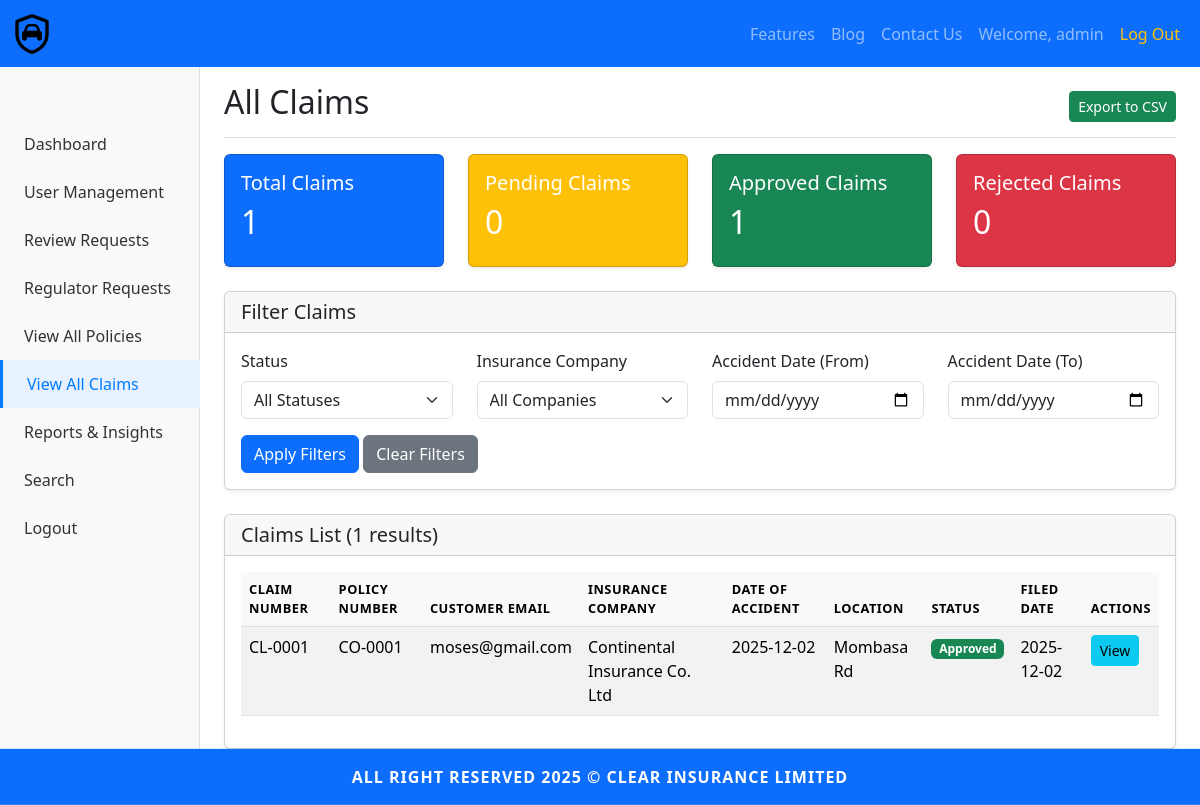
The page /admin/view-claims (signed in) on the database as committed earlier.
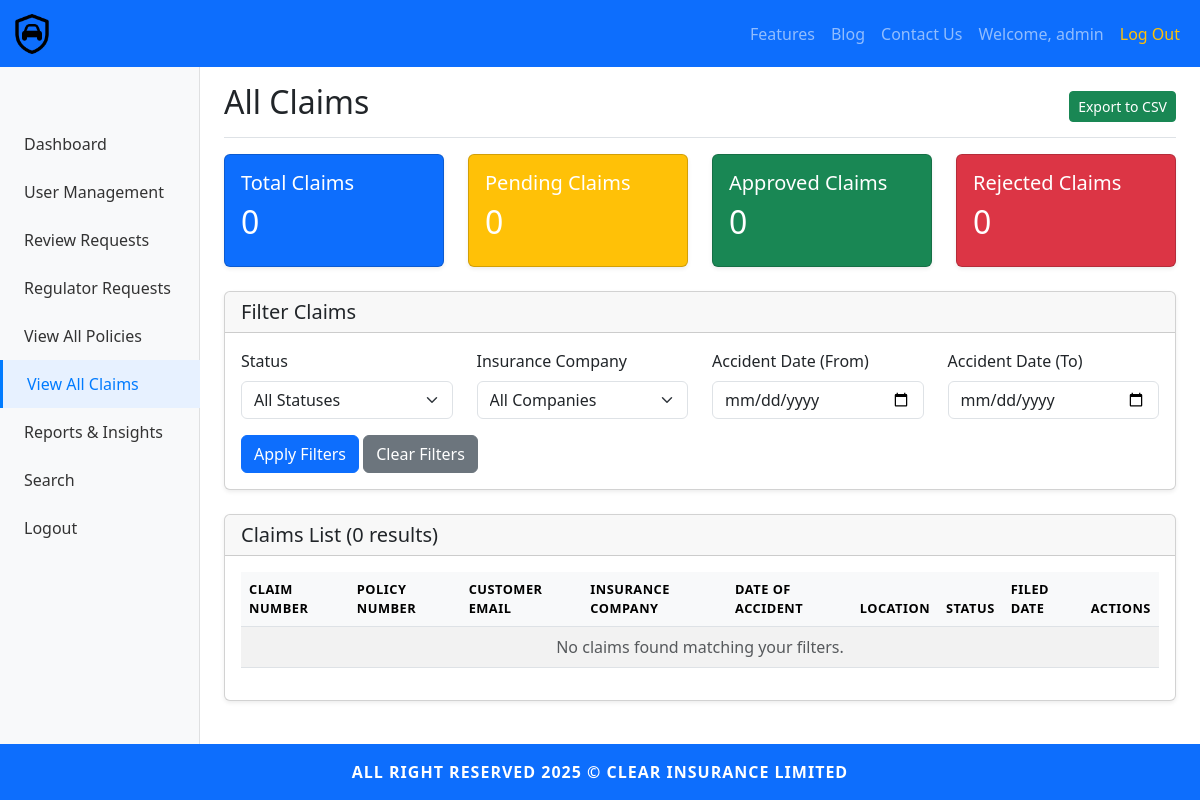
The same page on the database as committed later.
### models.py (models this page shows)
class Claim(db.Model):
	id = db.Column(db.Integer, primary_key=True)
	claim_number = db.Column(db.String(20), unique=True, nullable=False)
	policy_id = db.Column(db.Integer, db.ForeignKey('policy.id'), nullable=False)
	insurance_company_id = db.Column(db.Integer, db.ForeignKey('insurance_company.id'), nullable=False)
	accident_date = db.Column(db.Date, nullable=False)
	accident_time = db.Column(db.Time, nullable=False)
	accident_location = db.Column(db.String(500), nullable=False)
	accident_description = db.Column(db.Text, nullable=False)
	weather_conditions = db.Column(db.String(50), nullable=False)  # Clear, Rainy, Foggy, etc.
	police_report_number = db.Column(db.String(100), nullable=False)
	vehicle_towed = db.Column(db.Boolean, default=False, nullable=False)
	tow_location = db.Column(db.String(300))
	damage_insured_vehicle = db.Column(db.Text, nullable=False)
	damage_third_party = db.Column(db.Text)
	injuries_driver_passengers = db.Column(db.Text)
	injuries_third_parties = db.Column(db.Text)
	witness_name = db.Column(db.String(200))
	witness_contact = db.Column(db.String(20))
	witness_statement = db.Column(db.Text)
	status = db.Column(db.String(50), default='Pending', nullable=False)  # Pending, Under Review, Approved, Rejected
	created_by = db.Column(db.Integer, db.ForeignKey('insurer.id'), nullable=False)
	date_submitted = db.Column(db.DateTime, default=datetime.utcnow, nullable=False)
	last_updated = db.Column(db.DateTime, default=datetime.utcnow, onupdate=datetime.utcnow)
	reviewed_by = db.Column(db.Integer, db.ForeignKey('insurer.id'), nullable=True)
	review_date = db.Column(db.DateTime, nullable=True)
	review_notes = db.Column(db.Text, nullable=True)
	fraud_check_performed = db.Column(db.Boolean, default=False, nullable=False)
	fraud_check_date = db.Column(db.DateTime, nullable=True)
	fraud_check_result = db.Column(db.Text, nullable=True)
	fraud_risk_score = db.Column(db.Float, nullable=True)  # 0-100 score
	approved_by = db.Column(db.Integer, db.ForeignKey('insurer.id'), nullable=True)
	approval_date = db.Column(db.DateTime, nullable=True)
	rejection_reason = db.Column(db.Text, nullable=True)
	policy = db.relationship('Policy', backref='claims')
	insurance_company = db.relationship('InsuranceCompany', backref='claims')
	documents = db.relationship('ClaimDocument', backref='claim', cascade='all, delete-orphan')
	creator = db.relationship('Insurer', backref='claims_created', foreign_keys=[created_by])
	reviewer = db.relationship('Insurer', backref='claims_reviewed', foreign_keys=[reviewed_by])
	approver = db.relationship('Insurer', backref='claims_approved', foreign_keys=[approved_by])

class Policy(db.Model):
	id = db.Column(db.Integer, primary_key=True)
	policy_number = db.Column(db.String(50), unique=True, nullable=False)
	policy_type = db.Column(db.String(50), nullable=False)  # Comprehensive, Third-Party Only, Third-Party Fire & Theft
	effective_date = db.Column(db.Date, nullable=False)
	expiry_date = db.Column(db.Date, nullable=False)
	premium_amount = db.Column(db.Float, nullable=False)
	payment_mode = db.Column(db.String(50), nullable=False)
	insured_name = db.Column(db.String(200), nullable=False)
	national_id = db.Column(db.String(50), nullable=False)
	kra_pin = db.Column(db.String(50), nullable=True)
	date_of_birth = db.Column(db.Date, nullable=False)
	phone_number = db.Column(db.String(20), nullable=False)
	email_address = db.Column(db.String(150), nullable=False)
	postal_address = db.Column(db.Text, nullable=True)
	registration_number = db.Column(db.String(50), nullable=False)
	make_model = db.Column(db.String(150), nullable=False)
	year_of_manufacture = db.Column(db.Integer, nullable=False)
	chassis_number = db.Column(db.String(100), nullable=False)
	engine_number = db.Column(db.String(100), nullable=False)
	body_type = db.Column(db.String(50), nullable=False)
	color = db.Column(db.String(50), nullable=False)
	seating_capacity = db.Column(db.Integer, nullable=False)
	use_category = db.Column(db.String(50), nullable=False)
	sum_insured = db.Column(db.Float, nullable=False)
	excess = db.Column(db.Float, nullable=False)
	political_violence = db.Column(db.Boolean, default=False)
	windscreen_cover = db.Column(db.Boolean, default=False)
	passenger_liability = db.Column(db.Boolean, default=False)
	road_rescue = db.Column(db.Boolean, default=False)
	insurance_company_id = db.Column(db.Integer, db.ForeignKey('insurance_company.id'), nullable=False)
	created_by = db.Column(db.Integer, db.ForeignKey('insurer.id'), nullable=False)
	date_entered = db.Column(db.DateTime, default=datetime.utcnow, nullable=False)
	status = db.Column(db.String(20), default='Active', nullable=False)  # Active, Expired, Cancelled
	cancelled_by = db.Column(db.Integer, db.ForeignKey('insurer.id'), nullable=True)
	cancellation_date = db.Column(db.DateTime, nullable=True)
	cancellation_reason = db.Column(db.Text, nullable=True)
	insurance_company = db.relationship('InsuranceCompany', backref='policies', lazy=True)
	creator = db.relationship('Insurer', backref='created_policies', lazy=True, foreign_keys=[created_by])
	canceller = db.relationship('Insurer', backref='cancelled_policies', lazy=True, foreign_keys=[cancelled_by])
	photos = db.relationship('PolicyPhoto', backref='policy', lazy=True, cascade='all, delete-orphan')

class InsuranceCompany(db.Model):
	id = db.Column(db.Integer, primary_key=True)
	name = db.Column(db.String(200), unique=True, nullable=False)
	is_active = db.Column(db.Boolean, default=True, nullable=False)
	insurers = db.relationship('Insurer', backref='company', lazy=True)

### app.py (the view)
@app.route('/admin/view-claims')
@login_required
@admin_required
def admin_view_claims():
	from datetime import datetime
	status_filter = request.args.get('status', '')
	company_filter = request.args.get('company_id', '')
	start_date = request.args.get('start_date', '')
	end_date = request.args.get('end_date', '')
	query = Claim.query
	if status_filter:
		query = query.filter_by(status=status_filter)
	if company_filter:
		query = query.join(Policy).filter(Policy.insurance_company_id == company_filter)
	if start_date:
		try:
			start_dt = datetime.strptime(start_date, '%Y-%m-%d')
			query = query.filter(Claim.accident_date >= start_dt)
		except ValueError:
			pass
	if end_date:
		try:
			end_dt = datetime.strptime(end_date, '%Y-%m-%d')
			query = query.filter(Claim.accident_date <= end_dt)
		except ValueError:
			pass
	claims = query.all()
	total_claims = len(claims)
	pending_claims = sum(1 for c in claims if c.status == 'Pending')
	approved_claims = sum(1 for c in claims if c.status == 'Approved')
	rejected_claims = sum(1 for c in claims if c.status == 'Rejected')
	under_review_claims = sum(1 for c in claims if c.status == 'Under Review')
	companies = InsuranceCompany.query.all()
	return render_template('admin/view_claims.html',
		claims=claims,
		companies=companies,
		total_claims=total_claims,
		pending_claims=pending_claims,
		approved_claims=approved_claims,
		rejected_claims=rejected_claims,
		under_review_claims=under_review_claims,
		status_filter=status_filter,
		company_filter=company_filter,
		start_date=start_date,
		end_date=end_date
	)

### app.py (called while the page is built)
@login_manager.user_loader
def load_user(user_id):
	if '_' not in user_id:
		return None
	user_type, user_pk = user_id.split('_', 1)
	model_map = {
		'admin': Admin,
		'customer': Customer,
		'insurer': Insurer,
		'regulator': Regulator
	}
	model = model_map.get(user_type)
	if model:
		return model.query.get(int(user_pk))
	return None

### templates/admin/view_claims.html (shortened to what the changed rows need)
{% extends "base.html" %}
{% block content %}
<div class="container-fluid">
    <div class="row">
        <main class="col-md-9 ms-sm-auto col-lg-10 px-md-4">
            <div class="d-flex justify-content-between flex-wrap flex-md-nowrap align-items-center pt-3 pb-2 mb-3 border-bottom">
                <h1 class="h2">All Claims</h1>
            </div>
            <div class="row mb-4">
                <div class="col-md-3">
                    <div class="card text-white bg-primary">
                        <div class="card-body">
                            <h5 class="card-title">Total Claims</h5>
                            <h2>{{ total_claims }}</h2>
                        </div>
                    </div>
                </div>
                <div class="col-md-3">
                    <div class="card text-white bg-warning">
                        <div class="card-body">
                            <h2>{{ pending_claims }}</h2>
                        </div>
                    </div>
                </div>
                <div class="col-md-3">
                    <div class="card text-white bg-success">
                        <div class="card-body">
                            <h5 class="card-title">Approved Claims</h5>
                            <h2>{{ approved_claims }}</h2>
                        </div>
                    </div>
                </div>
                <div class="col-md-3">
                    <div class="card text-white bg-danger">
                        <div class="card-body">
                            <h2>{{ rejected_claims }}</h2>
                        </div>
                    </div>
                </div>
            </div>
            <div class="card">
                <div class="card-header">
                    <h5 class="mb-0"> Claims List ({{ total_claims }} results)</h5>
                </div>
                <div class="card-body">
                    <div class="table-responsive">
                        <table class="table table-striped table-hover">
                            <thead>
                                <tr>
                                    <th>Claim Number</th>
                                    <th>Policy Number</th>
                                    <th>Customer Email</th>
                                    <th>Insurance Company</th>
                                    <th>Date of Accident</th>
                                    <th>Location</th>
                                    <th>Status</th>
                                    <th>Filed Date</th>
                                    <th>Actions</th>
                                </tr>
                            </thead>
                            <tbody>
                                {% if claims %}
                                    {% for claim in claims %}
                                    <tr>
                                        <td>{{ claim.claim_number }}</td>
                                        <td>{{ claim.policy.policy_number if claim.policy else 'N/A' }}</td>
                                        <td>{{ claim.policy.email_address if claim.policy else 'N/A' }}</td>
                                        <td>{{ claim.policy.insurance_company.name if claim.policy and claim.policy.insurance_company else 'N/A' }}</td>
                                        <td>{{ claim.accident_date.strftime('%Y-%m-%d') if claim.accident_date else 'N/A' }}</td>
                                        <td>{{ claim.accident_location[:30] + '...' if claim.accident_location and claim.accident_location|length > 30 else claim.accident_location or 'N/A' }}</td>
                                        <td>
                                            {% if claim.status == 'Approved' %}
                                            <span class="badge bg-success">{{ claim.status }}</span>
                                            {% elif claim.status == 'Pending' %}
                                            <span class="badge bg-warning text-dark">{{ claim.status }}</span>
                                            {% elif claim.status == 'Rejected' %}
                                            <span class="badge bg-danger">{{ claim.status }}</span>
                                            {% elif claim.status == 'Under Review' %}
                                            <span class="badge bg-info">{{ claim.status }}</span>
                                            {% else %}
                                            <span class="badge bg-secondary">{{ claim.status }}</span>
                                            {% endif %}
                                        </td>
                                        <td>{{ claim.date_submitted.strftime('%Y-%m-%d') if claim.date_submitted else 'N/A' }}</td>
                                        <td>
                                            <a href="{{ url_for('admin_view_claim_detail', claim_id=claim.id) }}" class="btn btn-sm btn-info">
                                                 View
                                            </a>
                                        </td>
                                    </tr>
                                    {% endfor %}
                                {% else %}
                                    <tr>
                                        <td colspan="9" class="text-center text-muted">No claims found matching your filters.</td>
                                    </tr>
                                {% endif %}
                            </tbody>
                        </table>
                    </div>
                </div>
            </div>
        </main>
    </div>
</div>
{% endblock %}

Rows that differ between the two databases and show on the page:
removed Claim: claim_number "CL-0001", policy "CO-0001", policy "moses@gmail.com", policy.insurance_company "Continental Insurance Co. Ltd", accident_date "2025-12-02", accident_location "Mombasa Rd", status "Approved", date_submitted "2025-12-02"
Other text that changed with them:
{{ total_claims }}: "1" → "0"
{{ approved_claims }}: "1" → "0"
text now shown: "No claims found matching your filters."
